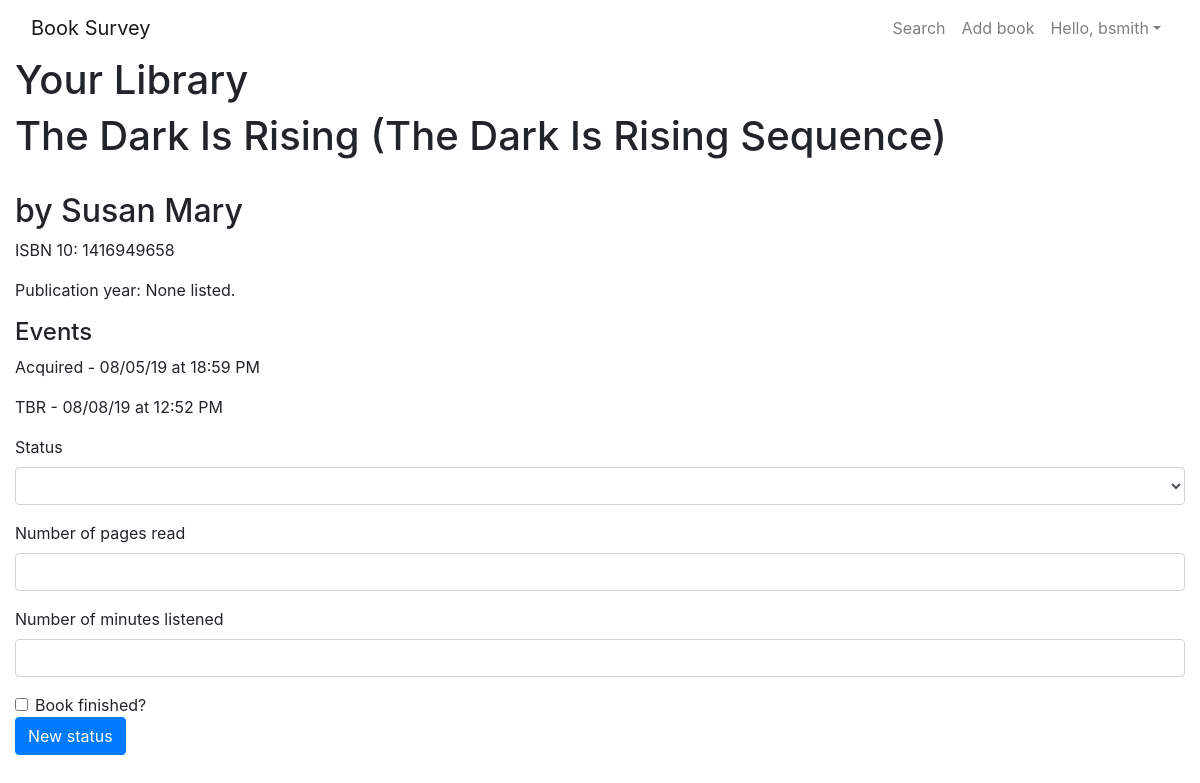
The app's page /library/2 (signed in) with its own data.
### users/models.py (models this page shows)
class User(AbstractUser):
    pass
    def __str__(self):
        return f"{self.username}"

### library/models.py (models this page shows, shortened)
class UserEdition(models.Model):
    edition = models.ForeignKey(Edition, on_delete=models.CASCADE, related_name="user_edition")
    genre = models.ForeignKey('Genre', on_delete=models.CASCADE, related_name="libraries", blank=True, null=True)
    num_pages = models.PositiveIntegerField(blank=True, null=True)
    num_minutes = models.DurationField(blank=True, null=True)

class Edition(models.Model):
    book = models.ForeignKey(Book, on_delete=models.CASCADE, related_name="editions")
    cover = models.URLField(blank=True)
    isbn_10 = models.CharField(max_length=10, blank=True)
    isbn_13 = models.CharField(max_length=13, blank=True)
    goodreads_id = models.CharField(max_length=20, blank=True)
    openlibrary_id = models.CharField(max_length=20, blank=True)
    pub_year = models.DateField(blank=True, null=True)
    format = models.ForeignKey('Format', on_delete=models.CASCADE, blank=True, null=True, related_name="editions")
    num_pages = models.PositiveIntegerField(blank=True, null=True)
    num_minutes = models.DurationField(blank=True, null=True)

class Book(models.Model):
    title = models.CharField(max_length=256)
    authors = models.ManyToManyField('Author', related_name="books")
    description = models.TextField(blank=True)
    publisher = models.ForeignKey('Publisher', on_delete=models.CASCADE, related_name="books", blank=True, null=True)
    genre = models.ForeignKey('Genre', on_delete=models.CASCADE, related_name="editions", blank=True, null=True)

class Author(models.Model):
    first_name = models.CharField(max_length=64)
    last_name = models.CharField(max_length=128)
    def __str__(self):
        return f"{self.first_name} {self.last_name}"

class Event(models.Model):
    user = models.ForeignKey(User, on_delete=models.CASCADE, related_name="events")
    edition = models.ForeignKey(UserEdition, on_delete=models.CASCADE, related_name="events")
    action = models.ForeignKey('Action', on_delete=models.CASCADE, related_name="events")
    pages_read = models.PositiveIntegerField(blank=True, null=True)
    minutes_listened = models.DurationField(blank=True, null=True)
    finished = models.BooleanField(blank=True, null=True)
    creation_time = models.DateTimeField(auto_now_add=True)
    modified_time = models.DateTimeField(auto_now=True)
    def __str__(self):
        return f"{self.action}"
    def event_time(self):
        time = self.creation_time.strftime("%m/%d/%y at %H:%M %p")
        return time

class Action(models.Model):
    action = models.CharField(max_length=64)
    def __str__(self):
        return f"{self.action}"

### library/views.py (the view)
# urls.py: path('<int:edition_id>', views.edition, name='edition'),
@login_required
def edition(request, edition_id):
    context = {}
    try:
        edition = UserEdition.objects.get(
            pk=edition_id,
            libraries__user__id=request.user.id
        )
        events = Event.objects.filter(
            user=request.user.id,
            edition__id=edition_id
        )
        context = {
            "edition": edition,
            "actions": Action.objects.all(),
            "events": events,
        }
    except Exception:
        error_message(request, "That book does not exist.")
    return render(request, "library/edition.html", context)

### library/templates/library/edition.html (shortened to what this page needs)
{% extends "base.html" %}
{% block pagehead %}
  Your Library
{% endblock %}
{% block body %}
    <h1>{{edition.edition.book.title}}</h1>
    <h2>by{% for author in edition.edition.book.authors.all %}
      {{author}}
      {% endfor %}
    </h2>
    <p>ISBN 10: {{edition.edition.isbn_10|default:"None listed."}}</p>
    <p>Publication year: {{edition.edition.pub_year|default:"None listed."}}</p>
    <h4>Events</h4>
    {% for event in events %}
      <p>{{event}} - {{event.event_time}}</p>
    {% empty %}
      <p>No events logged yet.</p>
    {% endfor %}
    {% if edition %}
      <form method="POST" action="{% url 'status update' edition.id%}">
        <div class="form-group">
          <label for="action">Status</label>
          <select class="form-control" name="action" id="action">
            <option value=""></option>
            {% for action in actions %}
              <option value="{{action}}">{{action}}</option>
            {% endfor %}
          </select>
          </div>
          <div class="form-group">
            <label for="numPages">Number of pages read</label>
            <input type="number" class="form-control" name="numPages" id="numPages">
          </div>
          <div class="form-group">
            <label for="numMinutes">Number of minutes listened</label>
            <input type="number" class="form-control" name="numMinutes" id="numMinutes">
          </div>
          <div class="form-check">
            <input class="form-check-input" type="checkbox" name="bookFinished" id="bookFinished">
            <label class="form-check-label" for="bookFinished">Book finished?</label>
          </div>
        <button type="submit" class="btn btn-primary">New status</button>
      </form>
    {% else %}
      <p>Could not find an edition with that ID. Go back and try again.</p>
    {% endif %}
{% endblock %}

### templates/nav.html (shortened to what this page needs)
<nav class="navbar navbar-expand-md navbar-light">
  <a class="navbar-brand" href="/">
    Book Survey
  </a>
  <div class="collapse navbar-collapse d-flex justify-content-md-end">
    <div class="navbar-nav">
      <a class="nav-item nav-link" href="{% url 'search' %}">Search</a>
      {% if user.is_authenticated %}
        <a class="nav-item nav-link" href="{% url 'add book' %}">Add book</a>
        <a class="nav-item nav-link dropdown dropdown-toggle" href="#" id="navbarDropdown" role="button" data-toggle="dropdown" aria-haspopup="true" aria-expanded="false">Hello, {{user}}</a>
      {% else %}
        <a class="nav-item nav-link" href="{% url 'login' %}">Login</a>
        <a class="nav-item nav-link" href="{% url 'register' %}">Create Account</a>
      {% endif %}
    </div>
  </div>
</nav>

### records on screen
User: username "bsmith"
UserEdition: edition.book "The Dark Is Rising (The Dark Is Rising Sequence)", edition.isbn_10 "1416949658", edition.pub_year "None listed."
Author: first_name+last_name "Susan Mary"
Event: action.action "Acquired", event_time "08/05/19 at 18:59 PM"
Event: action.action "TBR", event_time "08/08/19 at 12:52 PM"
